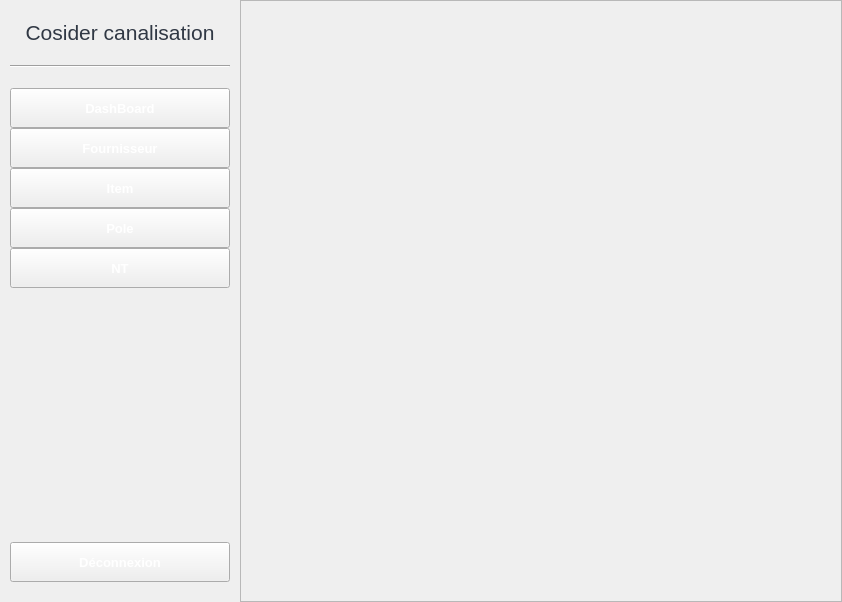
<?xml version="1.0" encoding="UTF-8"?>
<ui version="4.0">
 <class>MainWindow</class>
 <widget class="QMainWindow" name="MainWindow">
  <property name="geometry">
   <rect>
    <x>0</x>
    <y>0</y>
    <width>842</width>
    <height>602</height>
   </rect>
  </property>
  <property name="windowTitle">
   <string>MainWindow</string>
  </property>
  <property name="styleSheet">
   <string notr="true">color: rgb(255, 255, 255);</string>
  </property>
  <widget class="QWidget" name="centralwidget">
   <layout class="QGridLayout" name="gridLayout">
    <property name="leftMargin">
     <number>0</number>
    </property>
    <property name="topMargin">
     <number>0</number>
    </property>
    <property name="rightMargin">
     <number>0</number>
    </property>
    <property name="bottomMargin">
     <number>0</number>
    </property>
    <property name="horizontalSpacing">
     <number>0</number>
    </property>
    <item row="0" column="0">
     <widget class="QWidget" name="widget" native="true">
      <property name="minimumSize">
       <size>
        <width>240</width>
        <height>0</height>
       </size>
      </property>
      <property name="maximumSize">
       <size>
        <width>240</width>
        <height>16777215</height>
       </size>
      </property>
      <property name="styleSheet">
       <string notr="true">

QPushButton{
	background-color:transparent;
	border-bottom:1px solid #d1d1d1;

	color: #666;
	letter-spacing:1.0px;
}

QPushButton::hover{
	background-color: rgba(255,255,255,1);
	outline:none;
	border:none;
	border-radius:5px;
	/*color: #d9d9d9;*/
};

/*background-color: qlineargradient(spread:pad, x1:0, y1:0, x2:1, y2:0, stop:0 rgba(0, 63, 140, 174), stop:1 rgba(0, 27, 74, 183));*/

	background-color: rgb(244, 246, 249);
	border-right:2px solid #d9d9d9;
</string>
      </property>
      <layout class="QGridLayout" name="gridLayout_2">
       <property name="leftMargin">
        <number>0</number>
       </property>
       <property name="topMargin">
        <number>0</number>
       </property>
       <property name="rightMargin">
        <number>0</number>
       </property>
       <property name="bottomMargin">
        <number>0</number>
       </property>
       <property name="verticalSpacing">
        <number>0</number>
       </property>
       <item row="8" column="1">
        <spacer name="verticalSpacer_4">
         <property name="orientation">
          <enum>Qt::Vertical</enum>
         </property>
         <property name="sizeType">
          <enum>QSizePolicy::Fixed</enum>
         </property>
         <property name="sizeHint" stdset="0">
          <size>
           <width>20</width>
           <height>20</height>
          </size>
         </property>
        </spacer>
       </item>
       <item row="2" column="1">
        <spacer name="verticalSpacer">
         <property name="orientation">
          <enum>Qt::Vertical</enum>
         </property>
         <property name="sizeType">
          <enum>QSizePolicy::Fixed</enum>
         </property>
         <property name="sizeHint" stdset="0">
          <size>
           <width>20</width>
           <height>20</height>
          </size>
         </property>
        </spacer>
       </item>
       <item row="5" column="1">
        <layout class="QVBoxLayout" name="verticalLayout">
         <item>
          <widget class="QPushButton" name="pushButton_2">
           <property name="minimumSize">
            <size>
             <width>0</width>
             <height>40</height>
            </size>
           </property>
           <property name="font">
            <font>
             <pointsize>10</pointsize>
             <weight>75</weight>
             <bold>true</bold>
            </font>
           </property>
           <property name="cursor">
            <cursorShape>PointingHandCursor</cursorShape>
           </property>
           <property name="styleSheet">
            <string notr="true"/>
           </property>
           <property name="text">
            <string>DashBoard</string>
           </property>
          </widget>
         </item>
         <item>
          <widget class="QPushButton" name="pushButton_5">
           <property name="minimumSize">
            <size>
             <width>0</width>
             <height>40</height>
            </size>
           </property>
           <property name="font">
            <font>
             <pointsize>10</pointsize>
             <weight>75</weight>
             <bold>true</bold>
            </font>
           </property>
           <property name="cursor">
            <cursorShape>PointingHandCursor</cursorShape>
           </property>
           <property name="styleSheet">
            <string notr="true"/>
           </property>
           <property name="text">
            <string>Fournisseur</string>
           </property>
          </widget>
         </item>
         <item>
          <widget class="QPushButton" name="pushButton_3">
           <property name="minimumSize">
            <size>
             <width>0</width>
             <height>40</height>
            </size>
           </property>
           <property name="font">
            <font>
             <pointsize>10</pointsize>
             <weight>75</weight>
             <bold>true</bold>
            </font>
           </property>
           <property name="cursor">
            <cursorShape>PointingHandCursor</cursorShape>
           </property>
           <property name="styleSheet">
            <string notr="true"/>
           </property>
           <property name="text">
            <string>Item</string>
           </property>
          </widget>
         </item>
         <item>
          <widget class="QPushButton" name="pushButton_6">
           <property name="minimumSize">
            <size>
             <width>0</width>
             <height>40</height>
            </size>
           </property>
           <property name="font">
            <font>
             <pointsize>10</pointsize>
             <weight>75</weight>
             <bold>true</bold>
            </font>
           </property>
           <property name="cursor">
            <cursorShape>PointingHandCursor</cursorShape>
           </property>
           <property name="styleSheet">
            <string notr="true"/>
           </property>
           <property name="text">
            <string>Pole</string>
           </property>
          </widget>
         </item>
         <item>
          <widget class="QPushButton" name="pushButton_7">
           <property name="minimumSize">
            <size>
             <width>0</width>
             <height>40</height>
            </size>
           </property>
           <property name="font">
            <font>
             <pointsize>10</pointsize>
             <weight>75</weight>
             <bold>true</bold>
            </font>
           </property>
           <property name="cursor">
            <cursorShape>PointingHandCursor</cursorShape>
           </property>
           <property name="styleSheet">
            <string notr="true"/>
           </property>
           <property name="text">
            <string>NT</string>
           </property>
          </widget>
         </item>
        </layout>
       </item>
       <item row="0" column="1">
        <spacer name="verticalSpacer_6">
         <property name="orientation">
          <enum>Qt::Vertical</enum>
         </property>
         <property name="sizeType">
          <enum>QSizePolicy::Fixed</enum>
         </property>
         <property name="sizeHint" stdset="0">
          <size>
           <width>20</width>
           <height>20</height>
          </size>
         </property>
        </spacer>
       </item>
       <item row="6" column="1">
        <spacer name="verticalSpacer_2">
         <property name="orientation">
          <enum>Qt::Vertical</enum>
         </property>
         <property name="sizeHint" stdset="0">
          <size>
           <width>20</width>
           <height>324</height>
          </size>
         </property>
        </spacer>
       </item>
       <item row="6" column="0">
        <spacer name="horizontalSpacer">
         <property name="orientation">
          <enum>Qt::Horizontal</enum>
         </property>
         <property name="sizeType">
          <enum>QSizePolicy::Fixed</enum>
         </property>
         <property name="sizeHint" stdset="0">
          <size>
           <width>10</width>
           <height>20</height>
          </size>
         </property>
        </spacer>
       </item>
       <item row="1" column="1">
        <widget class="QLabel" name="label">
         <property name="font">
          <font>
           <pointsize>16</pointsize>
          </font>
         </property>
         <property name="styleSheet">
          <string notr="true">background-color: transparent;
color: #303844;
border: none;</string>
         </property>
         <property name="text">
          <string>Cosider canalisation</string>
         </property>
         <property name="alignment">
          <set>Qt::AlignCenter</set>
         </property>
        </widget>
       </item>
       <item row="4" column="1">
        <spacer name="verticalSpacer_3">
         <property name="orientation">
          <enum>Qt::Vertical</enum>
         </property>
         <property name="sizeType">
          <enum>QSizePolicy::Fixed</enum>
         </property>
         <property name="sizeHint" stdset="0">
          <size>
           <width>20</width>
           <height>20</height>
          </size>
         </property>
        </spacer>
       </item>
       <item row="7" column="1">
        <widget class="QPushButton" name="pushButton">
         <property name="minimumSize">
          <size>
           <width>0</width>
           <height>40</height>
          </size>
         </property>
         <property name="font">
          <font>
           <pointsize>10</pointsize>
           <weight>75</weight>
           <bold>true</bold>
          </font>
         </property>
         <property name="cursor">
          <cursorShape>PointingHandCursor</cursorShape>
         </property>
         <property name="layoutDirection">
          <enum>Qt::LeftToRight</enum>
         </property>
         <property name="styleSheet">
          <string notr="true"/>
         </property>
         <property name="text">
          <string>Déconnexion</string>
         </property>
        </widget>
       </item>
       <item row="6" column="2">
        <spacer name="horizontalSpacer_2">
         <property name="orientation">
          <enum>Qt::Horizontal</enum>
         </property>
         <property name="sizeType">
          <enum>QSizePolicy::Fixed</enum>
         </property>
         <property name="sizeHint" stdset="0">
          <size>
           <width>10</width>
           <height>20</height>
          </size>
         </property>
        </spacer>
       </item>
       <item row="3" column="1">
        <widget class="Line" name="line">
         <property name="orientation">
          <enum>Qt::Horizontal</enum>
         </property>
        </widget>
       </item>
      </layout>
     </widget>
    </item>
    <item row="0" column="1">
     <widget class="QFrame" name="frame_2">
      <property name="frameShape">
       <enum>QFrame::StyledPanel</enum>
      </property>
      <property name="frameShadow">
       <enum>QFrame::Raised</enum>
      </property>
      <layout class="QGridLayout" name="gridLayout_3">
       <property name="leftMargin">
        <number>0</number>
       </property>
       <property name="topMargin">
        <number>0</number>
       </property>
       <property name="rightMargin">
        <number>0</number>
       </property>
       <property name="bottomMargin">
        <number>0</number>
       </property>
       <item row="0" column="0">
        <widget class="QStackedWidget" name="stackedWidget">
         <property name="minimumSize">
          <size>
           <width>600</width>
           <height>600</height>
          </size>
         </property>
         <property name="styleSheet">
          <string notr="true">color: rgb(255, 255, 255);</string>
         </property>
        </widget>
       </item>
      </layout>
     </widget>
    </item>
   </layout>
  </widget>
 </widget>
 <resources/>
 <connections/>
</ui>
